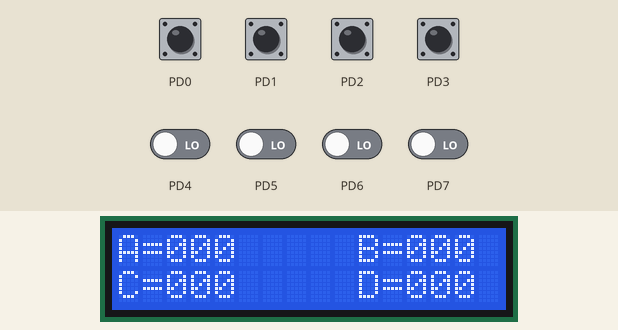
Simulated run of this program. Board: ATmega32, built with avr-gcc and emulated at 8 MHz. On the bench: 16×2 character LCD. Wiring (inferred from the names in the program): character LCD (HD44780): RS PB1; E PB0; data PC0, PC1, PC2, PC3, PC4, PC5, PC6, PC7. Inputs (shaded band) come from the test bench; at power-on: PD0–7 LOW.

Above: at 1.2 s.
1.3 s: PD0 pulled HIGH for 1 s
At 2.9 s:
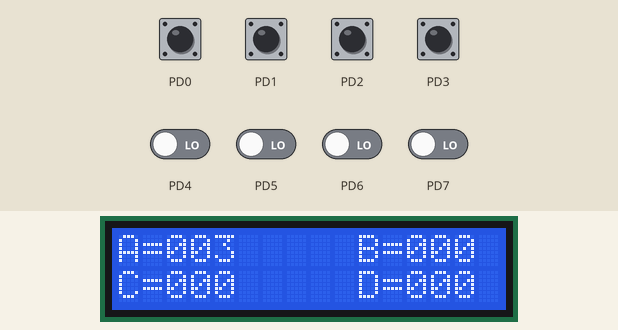
3.8 s: PD1 pulled HIGH for 0.15 s
At 5.1 s:
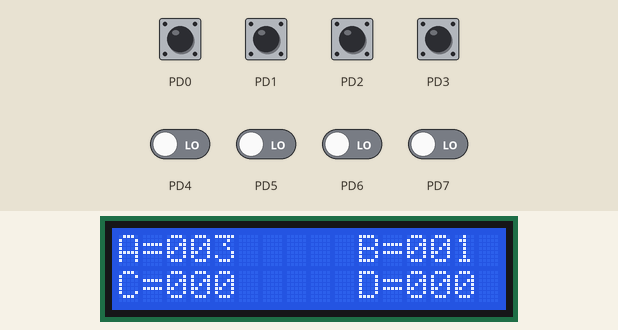
5.4 s: PD2 pulled HIGH for 0.15 s
At 6.0 s:
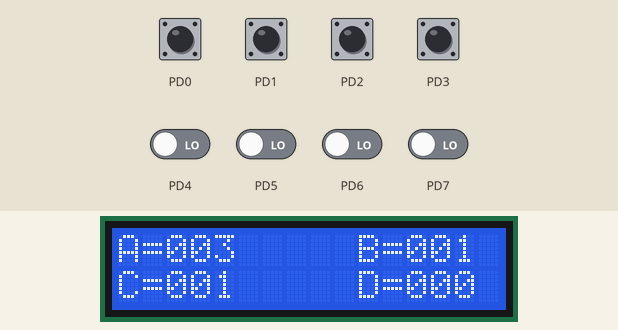
7.0 s: PD3 pulled HIGH for 1 s
At 9.1 s:
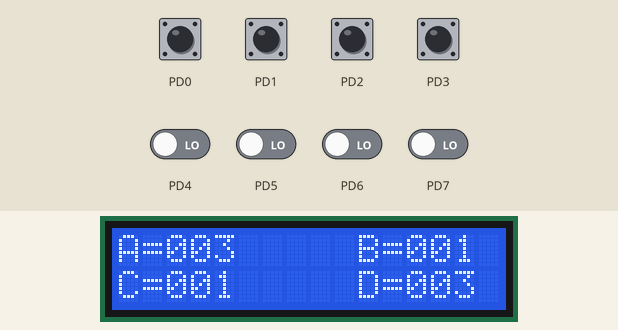
9.5 s: PD1 pulled HIGH for 1 s
At 11.4 s:
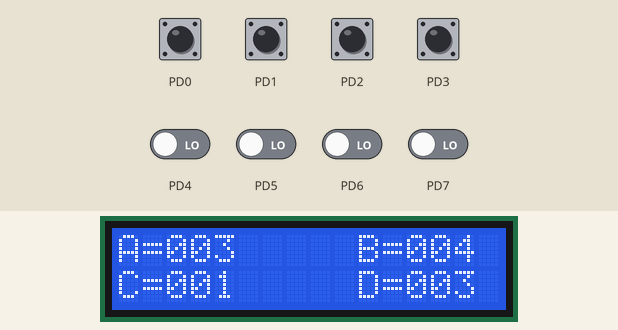
12.0 s: PD2 pulled HIGH for 1 s
At 13.5 s:
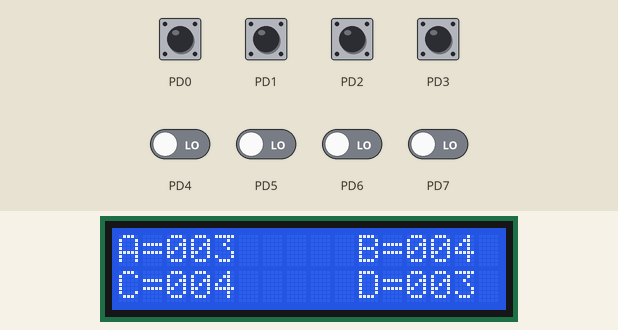
Timing chart, 0 to 15.0 s (numbered marks = the images above; inputs shaded):
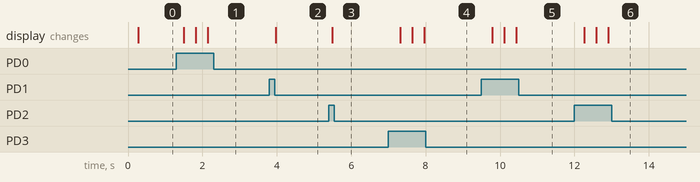

Measured:
- after the input at 1.3 s, the display: first changes after 0.20 s (image 1 shows a later state)
- after the input at 3.8 s, the display: changes after 0.17 s (image 2)
- after the input at 5.4 s, the display: changes after 0.09 s (image 3)
- after the input at 7.0 s, the display: first changes after 0.32 s (image 4 shows a later state)
- after the input at 9.5 s, the display: first changes after 0.29 s (image 5 shows a later state)
- after the input at 12.0 s, the display: first changes after 0.26 s (image 6 shows a later state)

The program:

Electronic_Voting_Machine.c
```c
/*
 * Electronic_Voting_Machine.c
 *
 * Created: 4/26/2026 7:02:55 AM
 *  Author: Cascoo
 */


//Electronic Voting Machine up to 999 voter for each Candidate

#define F_CPU 8000000UL
#include <avr/io.h>
#include <util/delay.h>
#include "Button.h"
#include "LCD.h"
#include "LCDconfig.h"

int main(void)
{
	BUTTON_init('D',0);
	BUTTON_init('D',1);
	BUTTON_init('D',2);
	BUTTON_init('D',3);
	LCD_init();

	short counter1=0, counter2=0, counter3=0, counter4=0;
	char button_value;

	LCD_MOVE_cursor(1,1);
	LCD_send_string("A=000");
	LCD_MOVE_cursor(1,11);
	LCD_send_string("B=000");
	LCD_MOVE_cursor(2,1);
	LCD_send_string("C=000");
	LCD_MOVE_cursor(2,11);
	LCD_send_string("D=000");

    while(1)
    {

	   if (BUTTON_read('D',0)==1)
	   {
		   if (counter1<999)
		   {
			   counter1++;
			   LCD_MOVE_cursor(1,3);
			   LCD_send_char((counter1/100)+48);
			   LCD_send_char(((counter1%100)/10)+48);
			   LCD_send_char((counter1%10)+48);
		   }
		   else
		   {
			   counter1=0;
		   }

	   }

	   else if (BUTTON_read('D',1)==1)
	   {
		   if (counter2<999)
		   {
			   counter2++;
			   LCD_MOVE_cursor(1,13);
			   LCD_send_char(counter2/100+48);
			   LCD_send_char((counter2%100)/10+48);
			   LCD_send_char(counter2%10+48);
		   }
		   else
		   {
			   counter2=0;
		   }
	   }

	   else if (BUTTON_read('D',2)==1)
	   {
		   if (counter3<999)
		   {
			   counter3++;
			   LCD_MOVE_cursor(2,3);
			   LCD_send_char(counter3/100+48);
			   LCD_send_char((counter3%100)/10+48);
			   LCD_send_char(counter3%10+48);
		   }
		   else
		   {
			   counter3=0;
		   }
		}

		else if (BUTTON_read('D',3)==1)
		{
			if (counter4<999)
			{
				counter4++;
				LCD_MOVE_cursor(2,13);
				LCD_send_char(counter4/100+48);
				LCD_send_char((counter4%100)/10+48);
				LCD_send_char(counter4%10+48);
			}
			else
			{
				counter4=0;
			}
		}
		_delay_ms(300);
    }
}
```

Button.c
```c
/*
 * Button.c
 *
 * Created: 4/18/2026 8:43:54 PM
 *  Author: Cascoo
 */


#include <avr/io.h>
#include "DIO.h"
#include "Button.h"

void BUTTON_init(char port, char pin)
{
	switch (port)
	{
		case 'a':
		case 'A':
			set_pin_direction('A',pin,0);
			break;
		case 'b':
		case 'B':
			set_pin_direction('B',pin,0);
			break;
		case 'c':
		case 'C':
			set_pin_direction('C',pin,0);
			break;
		case 'd':
		case 'D':
			set_pin_direction('D',pin,0);
			break;
	}
}


char BUTTON_read(char port, char pin)
{
	char Button_value;

	switch (port)
	{
		case 'a':
		case 'A':
			Button_value = DIO_read_pin('A',pin);
			break;
		case 'b':
		case 'B':
			Button_value = DIO_read_pin('B',pin);
			break;
		case 'c':
		case 'C':
			Button_value = DIO_read_pin('C',pin);
			break;
		case 'd':
		case 'D':
			Button_value = DIO_read_pin('D',pin);
			break;
	}
	return Button_value;
}
```

Button.h
```c
/*
 * IncFile1.h
 *
 * Created: 4/18/2026 8:44:34 PM
 *  Author: Cascoo
 */


#ifndef INCFILE1_H_
#define INCFILE1_H_

void BUTTON_init(char port, char pin);
char BUTTON_read(char port, char pin);


#endif /* INCFILE1_H_ */
```

Standard_Macros.h
```c
#ifndef STADARD_MACROS
#define STADARD_MACROS

#define REGISTER_SIZE 8
#define SET_BIT(reg,bit) reg|=(1<<bit)
#define CLR_BIT(reg,bit) reg&=~(1<<bit)
#define TOGL_BIT(reg,bit) reg^=(1<<bit)
#define READ_BIT(reg,bit) (reg>>bit)&1
#define ROR(reg,num) reg=(reg>>num)|(reg<<(REGISTER_SIZE-num))
#define ROL(reg,num) reg=(reg<<num)|(reg>>(REGISTER_SIZE-num))

#endif // STADARD_MACROS
```

LCDconfig.h
```c
/*
 * LCDconfig.h
 *
 * Created: 4/21/2026 11:32:35 PM
 *  Author: Cascoo
 */


#ifndef LCDCONFIG_H_
#define LCDCONFIG_H_

#define LCD_port 'C' //if working on 4 bits mode use the high nibble pins

//#define FOUR_BITS
#define EIGHT_BITS

#define LCD_control_port 'B'
#define E 0
#define RS 1


#endif /* LCDCONFIG_H_ */
```

LCD.c
```c
/*
 * LCD.c
 *
 * Created: 4/21/2026 11:28:52 PM
 *  Author: Cascoo
 */


#include <avr/io.h>
#define F_CPU 8000000UL
#include <util/delay.h>
#include "LCDconfig.h"
#include "DIO.h"
#include "LCD.h"

#if defined(EIGHT_BITS)
void LCD_init(void)
{
	_delay_ms(100);
	set_port_direction(LCD_port,0xFF);
	set_pin_direction(LCD_control_port,RS,1);
	LCD_send_cmd(0x38); //cmd for 8 bits mode
	_delay_ms(1);
	LCD_send_cmd(0x0C); // display on cursor off
	_delay_ms(1);
	LCD_send_cmd(0x01); // clr screen
	_delay_ms(1);
	LCD_send_cmd(0x06); // Entry mode (move cursor to the right)
	_delay_ms(1);

}

void LCD_send_char(char data)
{
	DIO_write_pin(LCD_control_port,RS,1);
	DIO_write_port(LCD_port,data);
	PULSE();
}

void LCD_send_cmd(char cmd)
{
	DIO_write_pin(LCD_control_port,RS,0);
	DIO_write_port(LCD_port,cmd);
	PULSE();
}

#elif defined(FOUR_BITS)
void LCD_init(void)
{
	_delay_ms(100);
	set_pin_direction(LCD_port,4,1);
	set_pin_direction(LCD_port,5,1);
	set_pin_direction(LCD_port,6,1);
	set_pin_direction(LCD_port,7,1);
	set_pin_direction(LCD_control_port,RS,1);
	LCD_send_cmd(0x02); // cmd for return home (first step of 4 bits mode)
	_delay_ms(10);
	LCD_send_cmd(0x28); // cmd for 4 bits mode
	_delay_ms(1);
	LCD_send_cmd(0x0E); // diplay on cursor on
	_delay_ms(1);
	LCD_send_cmd(0x01); // clr screen
	_delay_ms(1);
	LCD_send_cmd(0x06); // Entry mode (move cursor to the right)
	_delay_ms(1);

}

void LCD_send_char(char data)
{
	DIO_write_pin(LCD_control_port,RS,1);
	DIO_write_high_nibble(LCD_port,data>>4);
	PULSE();
	DIO_write_high_nibble(LCD_port,data);
	PULSE();
}

void LCD_send_cmd(char cmd)
{
	DIO_write_pin(LCD_control_port,RS,0);
	DIO_write_high_nibble(LCD_port,cmd>>4);
	PULSE();
	DIO_write_high_nibble(LCD_port,cmd);
	PULSE();

}

 #endif

 void LCD_send_string(char* data)
 {
	 while(*data!=0)
	 {
		 LCD_send_char(*data);
		 data++;
	 }
 }

 void PULSE(void)
 {
	 set_pin_direction(LCD_control_port,E,1);
	 DIO_write_pin(LCD_control_port,E,0);
	 _delay_ms(2);
	 DIO_write_pin(LCD_control_port,E,1);
	 _delay_ms(2);
	 DIO_write_pin(LCD_control_port,E,0);
	 _delay_ms(2);
 }


//special commands

void LCD_CLR_screen()
{
	LCD_send_cmd(0x01);
	_delay_ms(10);
}

void LCD_RETURN_home()
{
	LCD_send_cmd(0x02);
	_delay_ms(10);
}

void LCD_MOVE_cursor(char row, char column)
{
	if (row>2 || row<1 || column>16 || column<1)
	{
		LCD_send_cmd(0x80);
	}
	else
	{
		if (row==1)
		{
			LCD_send_cmd(0x80+column-1);
		}
		else if (row==2)
		{
			LCD_send_cmd(0xC0+column-1);
		}
	}
}

void move_cursor_right()
{
	LCD_send_cmd(0x14);
	_delay_ms(1);
}

void move_cursor_left()
{
	LCD_send_cmd(0x10);
	_delay_ms(1);
}

void shift_dispaly_right()
{
	LCD_send_cmd(0x1C);
	_delay_ms(1);
}

void shift_dispaly_left()
{
	LCD_send_cmd(0x18);
	_delay_ms(1);
}
```

LCD.h
```c
/*
 * IncFile1.h
 *
 * Created: 4/21/2026 11:29:08 PM
 *  Author: Cascoo
 */


#ifndef INCFILE1_H_
#define INCFILE1_H_

void LCD_init(void);
void LCD_send_char(char data);
void LCD_send_cmd(char cmd);
void PULSE();
void LCD_send_string(char* data);
void LCD_CLR_screen();
void LCD_RETURN_home();
void LCD_MOVE_cursor(char row, char column);
void move_cursor_right();
void move_cursor_left();
void shift_dispaly_right();
void shift_dispaly_left();

#endif /* INCFILE1_H_ */
```

DIO.c
```c
/*
 * DIO.c
 *
 * Created: 4/12/2026 3:01:02 AM
 *  Author: Cascoo
 */


#include <stdio.h>
#include <avr/io.h>
#include "Standard_Macros.h"

void set_pin_direction(char port,char pin,char direction)
{
	switch (port)
	{
		case 'A':
		case 'a':
			if (direction==1)
			{
				SET_BIT(DDRA,pin);
			}
			else
			{
				CLR_BIT(DDRA,pin);
			}
			break;

		case 'B':
		case 'b':
			if (direction==1)
			{
				SET_BIT(DDRB,pin);
			}
			else
			{
				CLR_BIT(DDRB,pin);
			}
			break;

		case 'C':
		case 'c':
			if (direction==1)
			{
				SET_BIT(DDRC,pin);
			}
			else
			{
				CLR_BIT(DDRC,pin);
			}
			break;

		case 'D':
		case 'd':
			if (direction==1)
			{
				SET_BIT(DDRD,pin);
			}
			else
			{
				CLR_BIT(DDRD,pin);
			}
	}
}

void DIO_write_pin(char port, char pin, char write_value)
{
	switch (port)
	{
		case 'A':
		case 'a':
			if (write_value==1)
			{
				SET_BIT(PORTA,pin);
			}
			else
			{
				CLR_BIT(PORTA,pin);
			}
			break;

		case 'B':
		case 'b':
			if (write_value==1)
			{
				SET_BIT(PORTB,pin);
			}
			else
			{
				CLR_BIT(PORTB,pin);
			}
			break;

		case 'C':
		case 'c':
			if (write_value==1)
			{
				SET_BIT(PORTC,pin);
			}
			else
			{
				CLR_BIT(PORTC,pin);
			}
			break;

		case 'D':
		case 'd':
			if (write_value==1)
			{
				SET_BIT(PORTD,pin);
			}
			else
			{
				CLR_BIT(PORTD,pin);
			}
	}
}

char DIO_read_pin(char port, char pin)
{
	char return_value;
	switch (port)
	{
		case 'A':
		case 'a':
			return_value=READ_BIT(PINA,pin);
			break;
		case 'B':
		case 'b':
			return_value=READ_BIT(PINB,pin);
			break;
		case 'C':
		case 'c':
			return_value=READ_BIT(PINC,pin);
			break;
		case 'D':
		case 'd':
			return_value=READ_BIT(PIND,pin);
			break;
	}
	return return_value;
}

void set_port_direction(char port, char direction)
{
	switch (port)
	{
		case 'A':
		case 'a':
			DDRA=direction;
			break;

		case 'B':
		case 'b':
			DDRB=direction;
			break;


		case 'C':
		case 'c':
			DDRC=direction;
			break;

		case 'D':
		case 'd':
			DDRD=direction;
	}
}

char DIO_read_port(char port)
{
	char return_value;

	switch (port)
	{
		case 'A':
		case 'a':
			return_value=PINA;
			break;

		case 'B':
		case 'b':
			return_value=PINB;
			break;


		case 'C':
		case 'c':
			return_value=PINC;
			break;

		case 'D':
		case 'd':
			return_value=PIND;
	}
	return return_value;
}

void DIO_write_port(char port, char value)
{
	switch(port)
	{
		case 'A':
		case 'a':
			PORTA=value;
			break;

		case 'B':
		case 'b':
			PORTB=value;
			break;

		case 'C':
		case 'c':
			PORTC=value;
			break;

		case 'D':
		case 'd':
			PORTD=value;
	}
}

void DIO_togl_port(char port)
{
	switch(port)
	{
		case 'A':
		case 'a':
		PORTA=~PORTA;
		break;

		case 'B':
		case 'b':
		PORTB=~PORTB;
		break;

		case 'C':
		case 'c':
		PORTC=~PORTC;
		break;

		case 'D':
		case 'd':
		PORTD=~PORTD;
	}
}

void DIO_write_high_nibble(char port, char data)
{
	int value;
	value = data<<4;
	switch(port)
	{
		case 'A':
		case 'a':
		PORTA&=0x0F;
		PORTA|=value;
		break;

		case 'B':
		case 'b':
		PORTB&=0x0F;
		PORTB|=value;
		break;

		case 'C':
		case 'c':
		PORTC&=0x0F;
		PORTC|=value;
		break;

		case 'D':
		case 'd':
		PORTD&=0x0F;
		PORTD|=value;
	}
}

void DIO_write_low_nibble(char port, char data)
{
	switch(port)
	{
		case 'A':
		case 'a':
		PORTA&=0xF0;
		PORTA|=data;
		break;

		case 'B':
		case 'b':
		PORTB&=0x0F;
		PORTB|=data;
		break;

		case 'C':
		case 'c':
		PORTC&=0x0F;
		PORTC|=data;
		break;

		case 'D':
		case 'd':
		PORTD&=0x0F;
		PORTD|=data;
	}
}
```

DIO.h
```c
/*
 * IncFile1.h
 *
 * Created: 4/12/2026 3:44:04 AM
 *  Author: Cascoo
 */


#ifndef DIO_H_
#define DIO_H_

void set_pin_direction(char port,char pin,char direction);
void DIO_write_pin(char port, char pin, char write_value);
char DIO_read_pin(char port, char pin);
void set_port_direction(char port, char direction);
char DIO_read_port(char port);
void DIO_write_port(char port, char value);
void DIO_togl_port(char port);
void DIO_write_high_nibble(char port, char data);
void DIO_write_low_nibble(char port, char data);


#endif /* INCFILE1_H_ */
```
